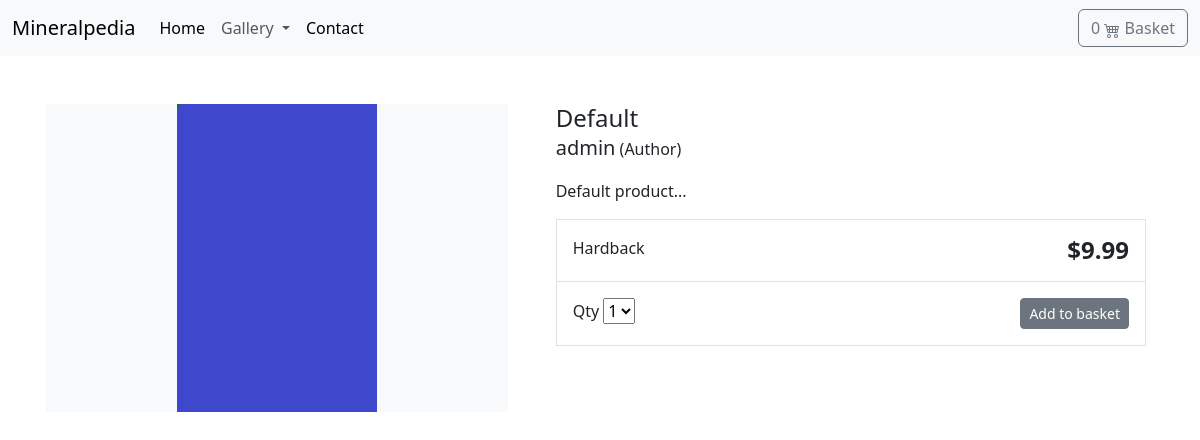
The app's page /default/ with its own data.
### store/models.py (models this page shows, shortened)
class Product(models.Model):
    category = models.ForeignKey(
        Category, related_name='product', on_delete=models.CASCADE)
    created_by = models.ForeignKey(
        User, on_delete=models.CASCADE, related_name='product_creator')
    title = models.CharField(max_length=255)
    author = models.CharField(max_length=255, default='admin')
    description = models.TextField(blank=True)
    image = models.ImageField(
        upload_to='images/', default='images/default.png')
    slug = models.SlugField(max_length=255)
    price = models.DecimalField(max_digits=4, decimal_places=2)
    in_stock = models.BooleanField(default=True)
    is_active = models.BooleanField(default=True)
    created = models.DateTimeField(auto_now_add=True)
    updated = models.DateTimeField(auto_now=True)
    objects = models.Manager()
    products = ProductManager()
    class Meta:
        verbose_name_plural = 'Products'
        ordering = ('-created',)

### store/views.py (the view)
# urls.py: path('<slug:slug>/', views.product_detail, name='product_detail'),
def product_detail(request, slug):
    product = get_object_or_404(Product, slug=slug, in_stock=True)
    return render(request, 'store/products/detail.html', {'product': product})

### basket/basket.py (called while the page is built)
    def __len__(self):
        return sum(item['qty'] for item in self.basket.values())

### basket/context_processors.py (called while the page is built)
def basket(request):
    return {'basket': Basket(request)}

### store/context_processors.py (called while the page is built)
def categories(request):
    return {
        'categories': Category.objects.all()
    }

### templates/store/products/detail.html (shortened to what this page needs)
{% extends "store/base.html" %}
{% load static %}
{% block contents %}
<div class="container">
    <main class="pt-5">
        <div class="row g-3">
            <div class="col-md-5 col-lg-5 order-md-first bg-light">
                <img class="img-fluid mx-auto d-block" width="200px" alt="Responsive image" src="{{ product.image.url }}">
            </div>
            <div class="col-md-7 col-lg-7 ps-md-3 ps-lg-5">
                <h1 class="mb-0 h4">{{ product.title }}</h1>
                <p><span class="lead">{{ product.author }}</span> (Author)</p>
                <p>{{ product.description|slice:":355" }}...</p>
                <div class="border">
                    <div class="col border-bottom">
                        <div class="row p-3">
                            <div class="col-6">Hardback</div>
                            <div class="col-6 text-end"><span class="h4 fw-bold">${{ product.price }}</span></div>
                        </div>
                    </div>
                    <div class="col">
                        <div class="row p-3">
                            <div class="col-6">
                                <label for="select">Qty</label>
                                <select id="select">
                                    <option value="1">1</option>
                                </select>
                            </div>
                                <div class="col-6 text-end">
                                    <button type="button" id="add-button" value="{{product.id}}" class="btn btn-secondary btn-sm">Add to
                                        basket</button>
                                </div>
                        </div>
                    </div>
                </div>
            </div>
        </div>
    </main>
</div>
{% endblock contents %}

### records on screen
Product: image (placeholder picture), title "Default", author "admin", description "Default product", price "9.99"
